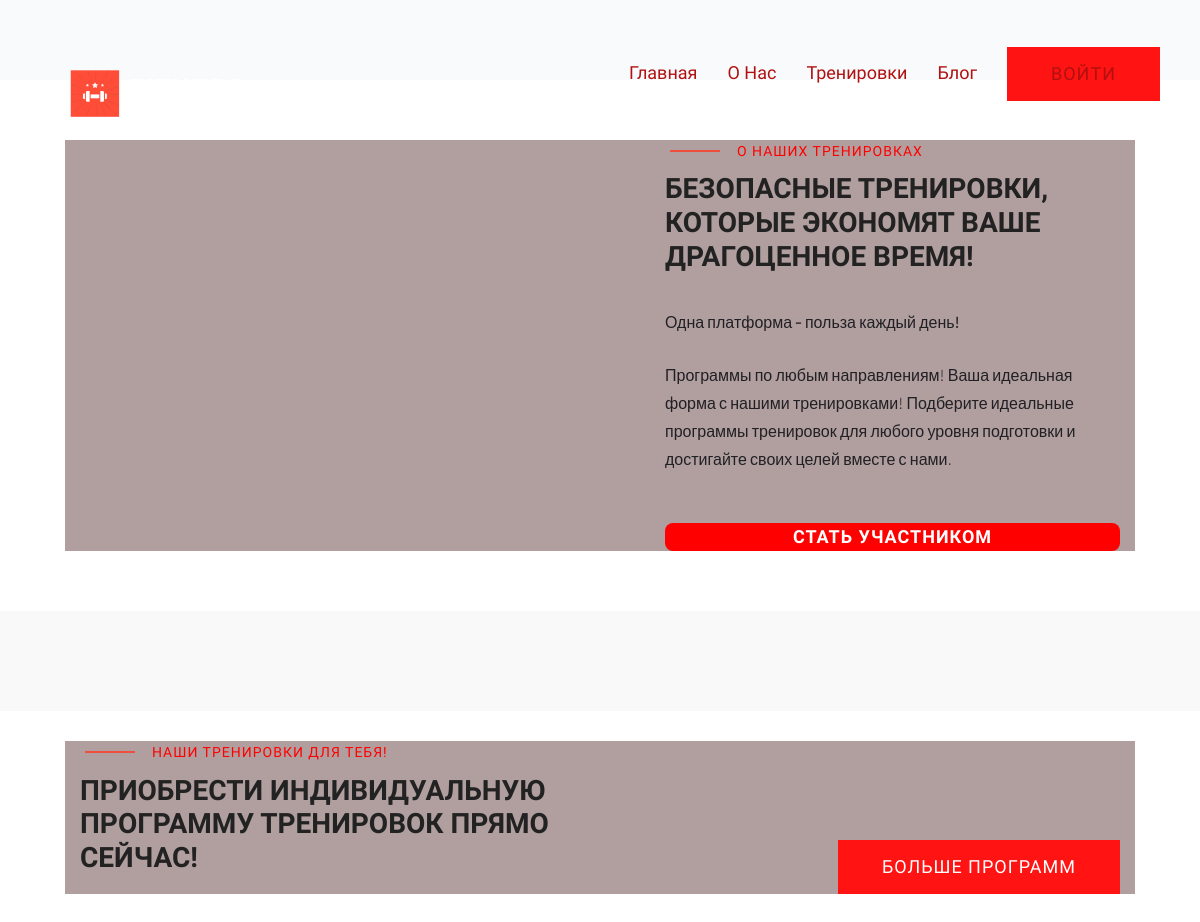
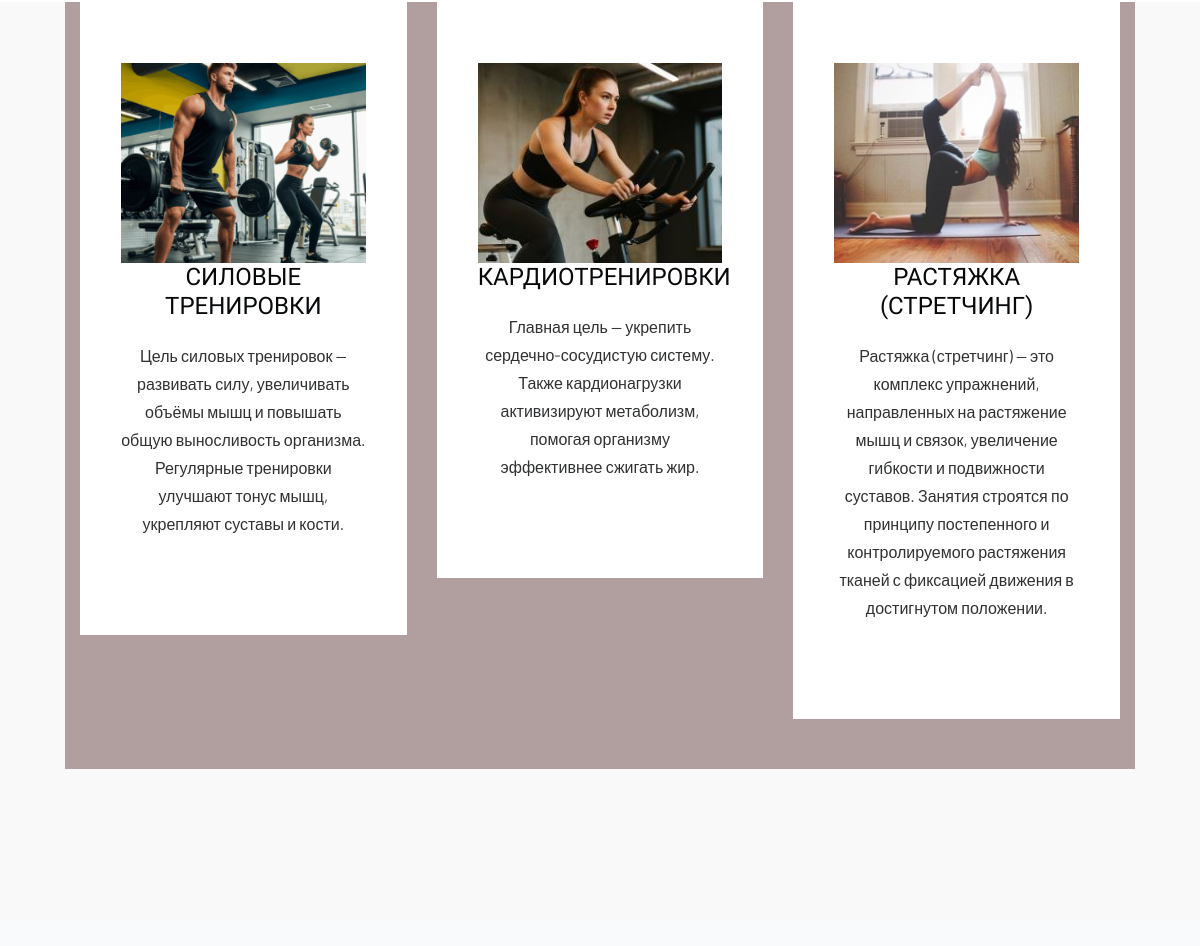
The app's page /coach/ with its own data (2 pictures, top to bottom).
### coach/models.py (models this page shows, shortened)
class Coach(models.Model):
    title = models.CharField(max_length=200, verbose_name="Название упражнения")
    description = models.TextField(blank=True, verbose_name="Описание")
    image = models.ImageField(upload_to='program_images/', blank=True,verbose_name="Изображение")
    class Meta:
        verbose_name = 'упражнение'
        verbose_name_plural = 'упражнения'

### coach/views.py (the view)
# urls.py: path('coach/', views.coach, name='coach'),
def coach(request):
    tren = Coach.objects.all()
    context = {
        'title': 'FitHome - тренировки',
        'categories': CoachCategory.objects.all(),
        "coach": tren,
    }
    return render(request, "coach/coach.html", context)

### coach/templates/coach/coach.html (shortened to what this page needs)
{% extends 'coach/base.html' %}
{% load static %}
{% block css %}
<link rel="stylesheet" href="{% static 'assets/css/bootstrap.min.css' %}">
  <link rel="stylesheet" href="{% static 'assets/css/owl.carousel.min.css' %}">
  <link rel="stylesheet" href="{% static 'assets/css/slicknav.css' %}">
    <link rel="stylesheet" href="{% static 'assets/css/flaticon.css' %}">
    <link rel="stylesheet" href="{% static 'assets/css/gijgo.css' %}">
    <link rel="stylesheet" href="{% static 'assets/css/animate.min.css' %}">
    <link rel="stylesheet" href="{% static 'assets/css/animated-headline.css' %}">
  <link rel="stylesheet" href="{% static 'assets/css/magnific-popup.css' %}">
  <link rel="stylesheet" href="{% static 'assets/css/fontawesome-all.min.css' %}">
  <link rel="stylesheet" href="{% static 'assets/css/themify-icons.css' %}">
  <link rel="stylesheet" href="{% static 'assets/css/slick.css' %}">
  <link rel="stylesheet" href="{% static 'assets/css/nice-select.css' %}">
  <link rel="stylesheet" href="{% static 'assets/css/style.css' %}">
<link rel="stylesheet" href= "{% static 'css/style.css' %}">
{% endblock %}
{% block content %}
<main>
        <section class="about-area section-padding30">
            <div class="container">
                <div class="row align-items-center">
                    <div class="col-lg-6 col-md-12">
                        <div class="about-img ">
                        </div>
                    </div>
                    <div class="col-lg-6 col-md-12">
                        <div class="about-caption">
                            <div class="section-tittle section-tittle3 mb-35">
                                <span>О наших тренировках</span>
                                <h2>Безопасные тренировки, которые экономят Ваше драгоценное время!</h2>
                            </div>
                            <p class="pera-top">Одна платформа - польза каждый день!</p>
                            <p class="mb-65 pera-bottom">Программы по любым направлениям! Ваша идеальная форма с нашими
                            тренировками! Подберите идеальные программы тренировок для любого уровня подготовки
                            и достигайте своих целей вместе с нами.</p>
                            <a href="{% url 'register' %}" class="btn">Стать участником</a>
                        </div>
                    </div>
                </div>
            </div>
        </section>
    <section class="services-area pt-100 pb-150 section-bg" data-background="{% static 'assets/img/gallery/section_bg02.png' %}">
            <section class="wantToWork-area w-padding">
                <div class="container">
                    <div class="row align-items-end justify-content-between">
                        <div class="col-lg-6 col-md-10 col-sm-10">
                            <div class="section-tittle section-tittle2">
                                <span>Наши тренировки для тебя!</span>
                                <h2>Приобрести индивидуальную программу тренировок прямо сейчас!</h2>
                            </div>
                        </div>
                        <div class="col-xl-2 col-lg-2 col-md-3">
                            <a href="{% url 'program' %}" class="btn wantToWork-btn f-right">Больше программ</a>
                        </div>
                    </div>
                </div>
            </section>
            <div class="container">
                <div class="row">
                    {% for tren in coach %}
                    <div class="col-lg-4 col-md-4 col-sm-6">
                        <div class="single-cat text-center mb-50">
                            <div class="cat-icon">
                                <img src="{{ tren.image.url }}" alt="">
                            </div>
                            <div class="cat-cap">
                                <h5><a href="{% url 'program' %}">{{ tren.title }}</a></h5>
                                <p>{{ tren.description }}</p>
                            </div>
                        </div>
                    </div>
                    {% endfor %}
                </div>
            </div>
        </section>
    </main>
{% endblock %}

### coach/static/css/style.css (style rules this page uses)
body { background-color:#FFF; font-family: "Lato", sans-serif; font-weight: 300; font-size:16px; line-height:18px; color:#777; }
p { margin:0; }
a { color: #aa0a5f; }
a, a:hover, a:focus { text-decoration: none; outline: 0; }
h1, h2, h3, h4, h5, h6 { color: #333; margin:0; font-weight: normal; }
h2 { font-size: 24px; }
h5 { font-size: 16px; }
section p { line-height: 28px; }
.section-padding30 { padding: 60px 0; }
.section-bg { background-color: #f9f9f9; }
.section-tittle span { display: block; font-size: 14px; color: #007bff; text-transform: uppercase; letter-spacing: 1px; margin-bottom: 10px; }
.section-tittle h2 { font-size: 32px; font-weight: 700; color: #222; margin-bottom: 20px; }
.section-tittle3 h2 { font-size: 28px; }
.about-area { background-color: #ffffff; }
.about-caption { padding-left: 30px; }
.about-caption .pera-top { font-size: 18px; font-weight: 500; color: #007bff; margin-bottom: 15px; }
.about-caption .pera-bottom { color: #666; margin-bottom: 30px; }
.btn { background:#ff1313; font-family:"Teko",sans-serif; text-transform:uppercase; padding:27px 44px; color:#fff; cursor:pointer; display:inline-block; font-size:18px; font-weight:300; border-radius:0px; line-height:1; -moz-user-select:none; letter-spacing:1px; line-height:0; margin-bottom:0; margin:10px; cursor:pointer; transition:color 0.4s linear; position:relative; z-index:1; border:0; overflow:hidden; margin:0 }
.wantToWork-area { padding: 30px 0; background-color: #ffffff; }
.section-tittle span { display: block; font-size: 14px; color: red; text-transform: uppercase; letter-spacing: 1px; margin-bottom: 10px; }
.section-tittle h2 { font-size: 28px; font-weight: 700; color: #222; margin-bottom: 20px; }
.cat-icon { position: relative; overflow: hidden; }
.cat-icon img { display: block; width: 100%; height: 200px; object-fit: cover; transition: transform 0.3s; }
a[href*="register"] { display: inline-flex; align-items: center; justify-content: center; width: 100%; padding: 14px 0; background-color: red; color: white; font-weight: 600; text-decoration: none; border-radius: 8px; margin-top: 20px; transition: background-color 0.3s; }
* { margin: 0; padding: 0; box-sizing: border-box; }
body { font-family: 'Roboto', sans-serif; color: #ccb5b5; line-height: 1.6; background-color: #d3dfeb; }
.container { padding-top: 80px; padding-bottom: 50px; max-width: 1200px; margin: 0 auto; width: 100%; background: #b19f9f; }
body { font-family: 'Roboto', sans-serif; background-color: #dee5f7; color: #f3efef; line-height: 1.6; }
.container { max-width: 1070px; margin: 0 auto; padding: 0 15px; }
.row { display: flex; flex-wrap: wrap; margin-left: -15px; margin-right: -15px; }
body { font-family: 'Roboto', sans-serif; background-color: #f9fafc; color: #b8b2b2; line-height: 1.6; padding: 80px 0; }

### records on screen
Coach: image (picture), title "СИЛОВЫЕ ТРЕНИРОВКИ", description "Цель силовых тренировок — развивать силу, увеличивать объёмы мышц и повышать общую выносливость организма. Регулярные тренировки улучшают тонус мышц, укрепляют суставы и кости."
Coach: image (picture), title "КАРДИОТРЕНИРОВКИ", description "Главная цель — укрепить сердечно-сосудистую систему. Также кардионагрузки активизируют метаболизм, помогая организму эффективнее сжигать жир."
Coach: image (picture), title "РАСТЯЖКА (СТРЕТЧИНГ)", description "Растяжка (стретчинг) — это комплекс упражнений, направленных на растяжение мышц и связок, увеличение гибкости и подвижности суставов. Занятия строятся по принципу постепенного и контролируемого растяжения тканей с фиксацией движения в достигнутом положении."
